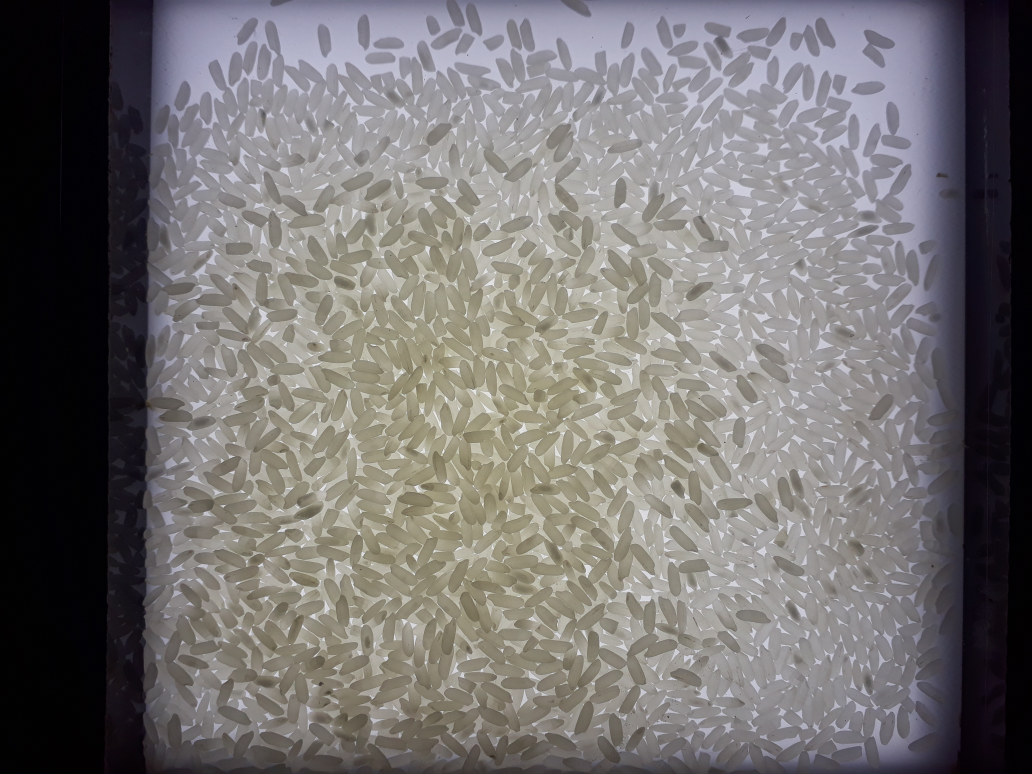
#> input picture notebooks/ai2202410/H14_093304.jpg, 4128 x 3096 px (shown at 1/4 size)
$ jupyter execute --allow-errors 00_13_ml_project_202410.ipynb   (shell and % lines are left out)
#> lines starting #> are read from the running program, lines starting #| are printed output that depends on the picture
### General recommendations

- **Work on the rice humidity dataset.**
  - Otherwise your project will be evaluated with 1 point. Equivalent to not delivering the project.
  - Data in [one drive](https://udlaec-my.sharepoint.com/:f:/g/personal/mario_gonzalez_rodriguez_udla_edu_ec/EuRKc_dDEdNMim_VhDntzZQB4AfvCe2sEYw3DKzmkwpLpg?e=vnVnLp)

1. Crop the images
  - Center of the images
  - Detect the black box, and crop from the center of the box
  - DO NOTHING: do not crop at All

2. Transform the cropped RGB images to grayscale.

3. Calculate the histogram (Use 44 bins).
  - This is your $X$ vector (input)
  - Output of your model $Y$ is the humidity (the name of the folder)

- (-1 pts) Specify the group members in the first cell of the notebook.
  - Give an itemized list: each member in a line.
- (-1 pts) Deliver two files into a zip folder with the following name format:
  - Final_Project_MS202220_II1II2II3.zip: with two files: html **(or pdf)** and ipynb.
- (-1 pts) **All group members should upload the same file**
- The report (notebook) will be evaluated as:
  - (-5 pts) Poor: only the code was delivered.
  - (-5 pts) Fair: commented code, with sections.
  - (-2 pts) Good: commented code, with sections and explanations of each part of the process.
  - (-0 pts) Excellent: commented code, with sections and explanations of each part of the process including formulas, research, and explanation of your ML model, the dataset exploration, the problem you want to solve, etc. Figures with labels, titles legends, etc.

### Check:

- Determination of Moisture in Rice Grains Based on Visible Spectrum Analysis

  - https://www.mdpi.com/2073-4395/12/12/3021

### Long-life learning

**ML tutorials from www.featureranking.com**

- [Data Preparation for Predictive Modeling](https://marsgr6.github.io/presentations/Data_Preparation_for_Predictive_Modeling.html#/)
- [SK Part 0: Introduction to Predictive Modeling with Python and Scikit-Learn](https://marsgr6.github.io/presentations/SK_Part_0_Introduction_to_Predictive_Modeling_with_Python_and_Scikit-Learn.html#/)
- [SK Part 1: Basic Modeling](https://marsgr6.github.io/presentations/SK_Part_1_Basic_Modeling.html#/)
- [SK Part 2: Feature Selection and Ranking](https://marsgr6.github.io/presentations/SK_Part_2_Feature_Selection_and_Ranking.html#/)
- [SK Part 3: Model Evaluation](https://marsgr6.github.io/presentations/SK_Part_3_Model_Evaluation.html#/)
- [SK Part 4: Cross-Validation and Hyperparameter Tuning](https://marsgr6.github.io/presentations/SK_Part_4_Cross-Validation_and_Hyperparameter_Tuning.html#/)
- [SK Part 5: Advanced Topics, Pipelines, Statistical Model Comparison, and Model Deployment](https://marsgr6.github.io/presentations/SKPart_5_Advanced_Topics_Pipelines_Statistical_Model_Comparison_and_Model_Deployment.html#/)
- [SK Part 6: Clustering](https://marsgr6.github.io/presentations/SK_Part_6_Clustering.html#/)
- [SK Part 7: Neural Networks - A Simple Case Study](https://marsgr6.github.io/presentations/SK_Part_7_Neural_Networks_A_Simple_Case_Study.html#/)
- [Case Study: Predicting Income Status](https://marsgr6.github.io/presentations/Case_Study_Predicting_Income_Status.html#/)

### Activity Week 14: Work individually

- Read the example image: https://raw.githubusercontent.com/marsgr6/r-scripts/master/data/a1.jpg
  1. Transform to grayscale
  - Build the histogram of the image
  2. Crop the image from the center
  - Build the histogram of the image

- Automate the process for all images:
  - Remember, **folder name** is $y$, your labels
  - Check: https://github.com/marsgr6/r-scripts/blob/master/notebooks/00_14_ml_project_pre_processing.ipynb

- **Deliver the heatmap for both cases for all images.**

### Activity Week 15: Preprocessing results (Work individually)

- For the complete images:
  - Heatmap


  - Line plot:


  - Box plot:


  - Scatter plot:


- For the cropped images:
  - Heatmap


  - Line plot:


  - Box plot:


  - Scatter plot:


- **Solution**: https://deepnote.com/workspace/mario-gonzalez-911d-e512259f-42a9-4514-8972-e208f19e4b48/project/ai2202210-cce3455d-da08-4c10-a6fe-39f2a30c6a51/notebook/00_15_ml_project_pre_processing-790556ed7bcc4e068d8200e49f71396c

### NEXT STEP: dimensionality reduction (on cropped dataset Class group 2 - Wednesday)

- RUN the notebook above on your images, in hour hard drive.
  - Work on the resulting dataframe as follows.
- Perform a t-SNE analysis, and check if there is separability in the cropped images datset.
  - If not, go with the complete images dataset

**The graph above will not be as beautiful as mine.**
- You better use dimensionality reduction to Visualize class separation
  - https://nbviewer.org/github/marsgr6/EN-online/blob/main/dimensionality_reduction.ipynb
- **THIS IS IMPORTANT** to decide which dataset to use.
  - If no separability is observed in the cropped dataset in the new reduced dimensionality opt for the complete image dataset.
  - If the new reduced dimension for the complete images, the problem is not so easy.

[cell 1]
import pandas as pd
import numpy as np

data = pd.read_csv("data_cropped_imgs.csv")
#> (reads notebooks/ai2202410/data_cropped_imgs.csv from the repository)

# standardizing the data
from sklearn.preprocessing import StandardScaler

data_selected = data[data.columns[np.array(range(44))]]

scaler = StandardScaler()
data_scaled = scaler.fit_transform(data_selected)

data_scaled

[cell 2]
from sklearn.manifold import TSNE
import matplotlib.pyplot as plt
import seaborn as sns

plt.figure(figsize=(10,10))
for index, p in enumerate([10, 20, 30, 40]):

    tsne = TSNE(n_components = 2, perplexity = p, random_state=0)
    tsne_results = tsne.fit_transform(data_scaled)

    tsne_results=pd.DataFrame(tsne_results, columns=['C1', 'C2'])

    tsne_results['humidity'] = pd.Categorical(data.humidity)

    plt.subplot(2,2,index+1)
    sns.scatterplot(data=tsne_results, x='C1', y='C2',
                    hue="humidity", s=40)
    plt.title('Perplexity = '+ str(p))
    if index != 3: plt.legend([],[], frameon=False)
plt.show()
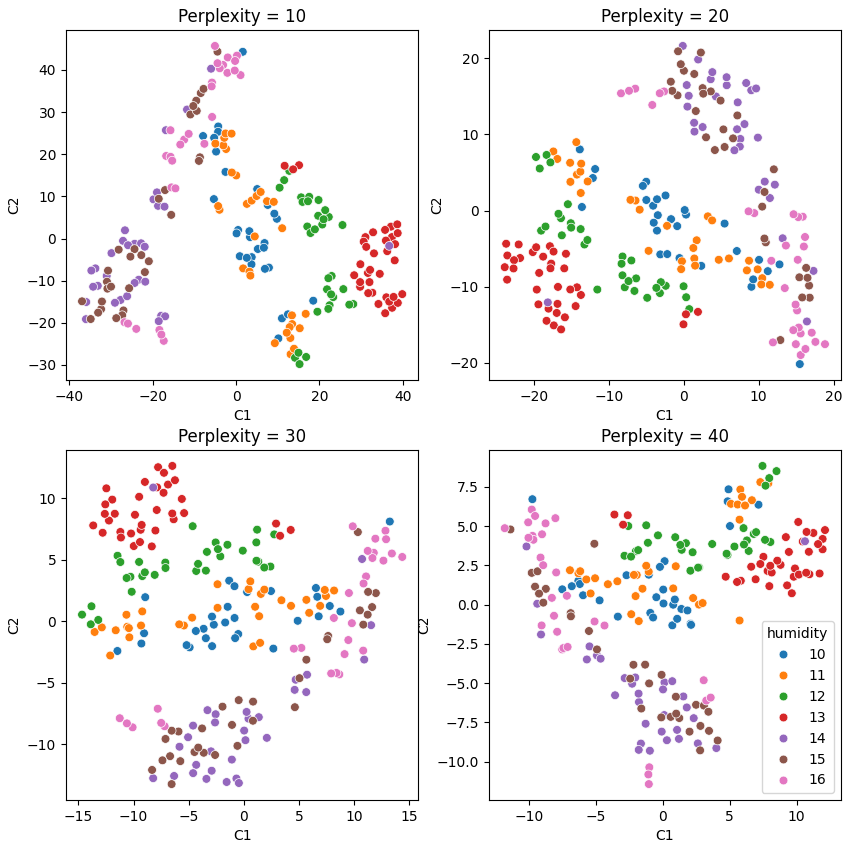
#> figure drawn by matplotlib, 4 panels

### Week 16:

- **Reuse the code where the model hyperparameters are optimized.**
  - Try another model, any model you rebember from IA1.

- **With group 1: we optimized the hyperparameters of a classifier**
  - Group 2 will optmize a **regressor**, any model you rebember from IA1.

- Your result should look like the figure below (with the corresponding Model and hyperparameters).
  - MLP: hidden neurons, learning rate, activation function (relu), decay, etc.
  - ML: decay, regularization.

[cell 3]
from sklearn.model_selection import GridSearchCV, KFold
from sklearn.neighbors import KNeighborsClassifier
from sklearn.preprocessing import StandardScaler
from sklearn.preprocessing import LabelEncoder
from sklearn.model_selection import train_test_split
import seaborn as sns


# This is 10-fold cross-validation
cv_method = KFold(n_splits=10)  # Change n_splits for your dataset


# These are the hyper-parameter values to test for KNN
params_KNN = {'n_neighbors': [1,2,3, 5, 7, 9],
              'weights': ['uniform', 'distance'],
              'p': [1, 2]}  # 1 for Manhattan distance, 2 for Euclidean distance


# Create the GridSearchCV object for KNN
gs_KNN = GridSearchCV(estimator=KNeighborsClassifier(),
                      param_grid=params_KNN,
                      cv=cv_method,
                      verbose=1,  # The higher, the more messages
                      scoring='accuracy',
                      return_train_score=True)


# Assuming 'data' is your DataFrame with features and 'humidity' is the target variable
X = data.drop('humidity', axis=1)
y = data['humidity']


# Encode the target variable
label_encoder = LabelEncoder()
y_encoded = label_encoder.fit_transform(y)


# Split the data into training and testing sets
X_train, X_test, y_train, y_test = train_test_split(X, y_encoded, test_size=0.2, random_state=42)


# Initialize the StandardScaler
scaler = StandardScaler()


# Fit and transform the scaler on the training data
X_train_scaled = scaler.fit_transform(X_train)


# Transform the test data using the same scaler
X_test_scaled = scaler.transform(X_test)


# Fit the GridSearchCV object to the data for KNN
gs_KNN.fit(X_train_scaled, y_train)


results_RF = pd.DataFrame(gs_KNN.cv_results_['params'])
results_RF['accuracy'] = gs_KNN.cv_results_['mean_test_score']
sns.lineplot(data=results_RF, x='n_neighbors', y='accuracy', hue='weights', style='p', markers=True, dashes=False)
gs_KNN.best_params_
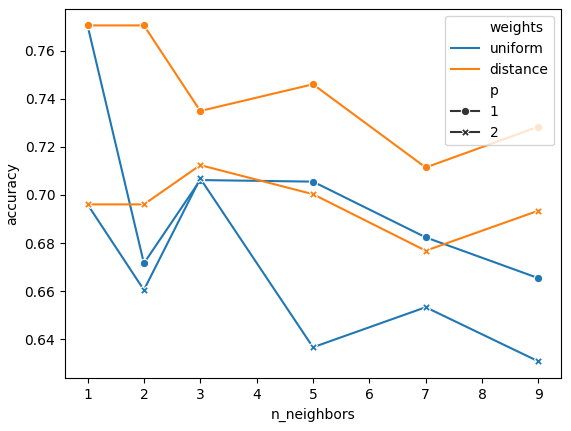
#> figure drawn by matplotlib, 1 panel

[cell 4]
from PIL import Image
import numpy as np
import matplotlib.pyplot as plt

# Function to convert an image to grayscale and return the image and its histogram
def convert_to_grayscale(image_path):
    image = Image.open(image_path)
    grayscale_image = image.convert('L')
    histogram = np.array(grayscale_image.histogram())
    return grayscale_image, histogram

# Function to crop the image from the center and return the cropped image and its histogram
def crop_center(image):
    width, height = image.size
    new_width, new_height = 660, 660  # usar recrote de 660x660
    left = (width - new_width) // 2
    top = (height - new_height) // 2
    right = (width + new_width) // 2
    bottom = (height + new_height) // 2
    cropped_image = image.crop((left, top, right, bottom))
    cropped_histogram = np.array(cropped_image.histogram())
    return cropped_image, cropped_histogram

# 'image_path'
image_path = 'a1.jpg'

# Convert to grayscale and get histogram
#> (the rest of this cell did not finish here and is left out)

[cell 5]
plt.figure(figsize=(12,4))
plt.subplot(1,2,1)
#> (the rest of this cell did not finish here and is left out)

#> (a cell that did not finish here is left out)

[cell 7]
data.head(29)

[cell 8]
import numpy as np
import matplotlib.pyplot as plt
import seaborn as sns
import pandas as pd
from PIL import Image

[cell 9]
np.random.choice(range(1,12), size=2)

[cell 10]
img = Image.open('H14_093304.jpg')
#> img is the input picture: PIL image 4128x3096 RGB; mean R, G, B 116.8, 113.8, 113.4
img.size
#> Out = (4128, 3096)

[cell 11]
# this the center of the image
w, h = (np.array(img.size) / 2).astype('int')
#> w = 2064; h = 1548
w, h
#> Out = (2064, 1548)

[cell 12]
# Crop the image
# new image dimensions
cw, ch = 660, 660  # new cropped size (crop box size)

box = (w-cw)//2, (h-ch)//2, (w+cw)//2, (h+ch)//2  # division // 2 is the center cropping
#> box = (702, 444, 1362, 1104)
box
#> Out = (702, 444, 1362, 1104)

[cell 13]
img_cropped = img.crop(box)
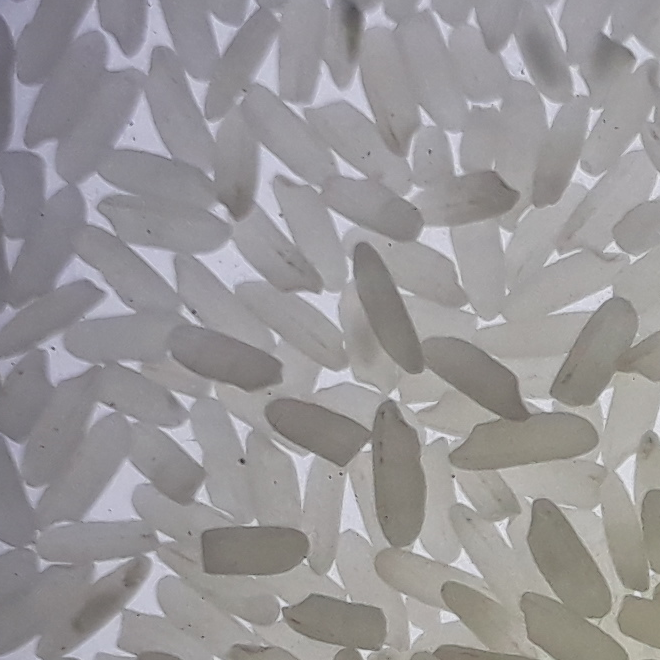
#> img_cropped: PIL image 660x660 RGB; mean R, G, B 152.9, 150.5, 152.4
img_cropped

[cell 14]
# Get all the pixesl in a vector 1D
pixels = np.array(img_cropped).flatten()
# Make a histogram with 44 bins
plt.figure(figsize=(16,4))
plt.subplot(1,2,1)
plt.bar(*np.unique(pixels, return_counts=True))
plt.subplot(1,2,2)
h = plt.hist(pixels, bins=44, density=True)
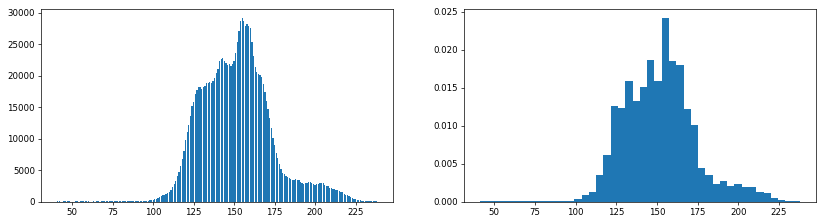
#> figure drawn by matplotlib, 2 panels; panel 1: tallest bar 29110 high, from x = 154.6 to 155.4; panel 2: tallest bar 0.0242 high, from x = 152.9 to 157.4

[cell 15]
# THIS IS YOUR VECTOR X
h[0], len(h[0]), 660*660

#> (a cell that did not finish here is left out)

[cell 17]
data.iloc[:,:-1].describe()

[cell 18]
plt.figure(figsize=(12,6))
sns.heatmap(data.iloc[:,:-1].T)
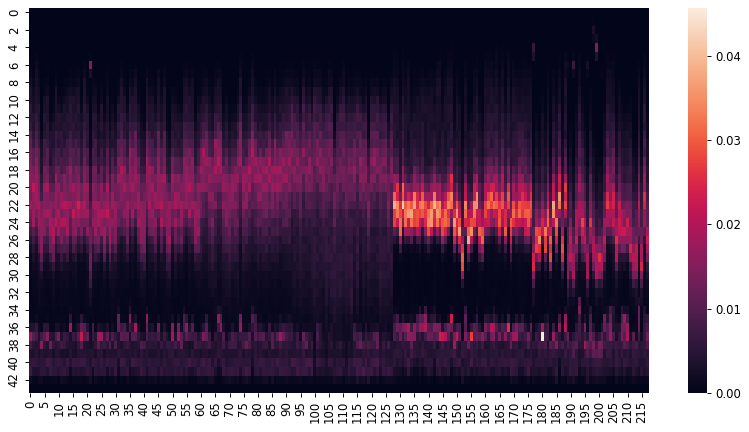
#> figure drawn by matplotlib, 2 panels

[cell 19]
plt.bar(*np.unique(data.humidity, return_counts=True))
np.unique(data.humidity, return_counts=True)
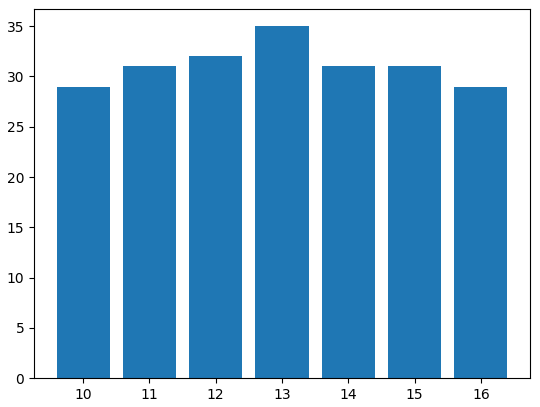
#> figure drawn by matplotlib, 1 panel; tallest bar 35 high, from x = 12.6 to 13.4

[cell 20]
plt.figure(figsize=(10,4))
plt.subplot(1,2,1)
sns.boxenplot(data=data, x='humidity', y='20')
plt.subplot(1,2,2)
sns.boxenplot(data=data, x='humidity', y='22')
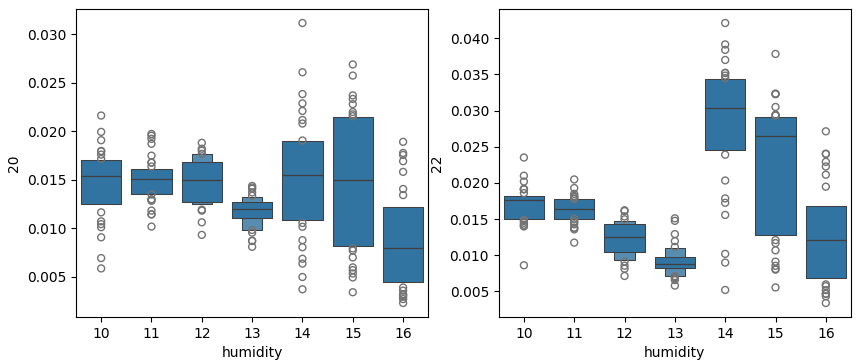
#> figure drawn by matplotlib, 2 panels

[cell 21]
plt.figure(figsize=(10,4))
plt.subplot(1,2,1)
sns.kdeplot(data=data, hue='humidity', x='23')
plt.subplot(1,2,2)
sns.kdeplot(data=data, hue='humidity', x='22')
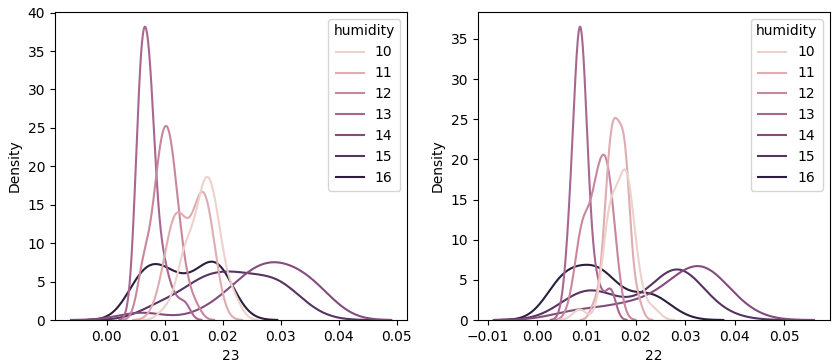
#> figure drawn by matplotlib, 2 panels; panel 1: curve peaks at x = 0.0181, y = 7.59; panel 1: curve peaks at x = 0.021, y = 6.31; panel 1: curve peaks at x = 0.0288, y = 7.52; panel 2: curve peaks at x = 0.00996, y = 6.88

[cell 22]
plt.figure(figsize=(6,4))
sns.scatterplot(data=data, x='22', y='23', hue='humidity')
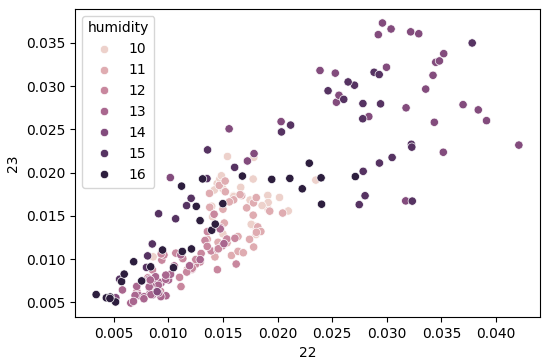
#> figure drawn by matplotlib, 1 panel
